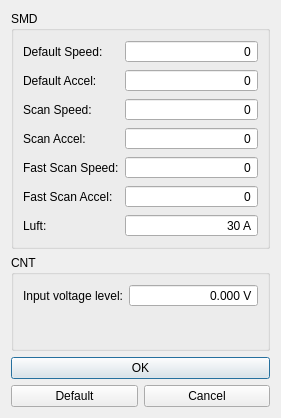
<?xml version="1.0" encoding="UTF-8"?>
<ui version="4.0">
 <class>ScanDialog</class>
 <widget class="QDialog" name="ScanDialog">
  <property name="windowModality">
   <enum>Qt::WindowModal</enum>
  </property>
  <property name="geometry">
   <rect>
    <x>0</x>
    <y>0</y>
    <width>281</width>
    <height>418</height>
   </rect>
  </property>
  <property name="windowTitle">
   <string>Scan profiles</string>
  </property>
  <layout class="QGridLayout" name="gridLayout">
   <item row="0" column="0" colspan="2">
    <widget class="QGroupBox" name="groupBox">
     <property name="title">
      <string>SMD</string>
     </property>
     <layout class="QFormLayout" name="formLayout">
      <item row="0" column="0">
       <widget class="QLabel" name="label">
        <property name="toolTip">
         <string>&lt;html&gt;&lt;head/&gt;&lt;body&gt;&lt;p&gt;steps/second&lt;/p&gt;&lt;/body&gt;&lt;/html&gt;</string>
        </property>
        <property name="text">
         <string>Default Speed:</string>
        </property>
       </widget>
      </item>
      <item row="0" column="1">
       <widget class="QSpinBox" name="sbDefSpeed">
        <property name="alignment">
         <set>Qt::AlignRight|Qt::AlignTrailing|Qt::AlignVCenter</set>
        </property>
        <property name="buttonSymbols">
         <enum>QAbstractSpinBox::NoButtons</enum>
        </property>
        <property name="suffix">
         <string/>
        </property>
        <property name="maximum">
         <number>2000</number>
        </property>
        <property name="singleStep">
         <number>100</number>
        </property>
       </widget>
      </item>
      <item row="1" column="0">
       <widget class="QLabel" name="label_2">
        <property name="toolTip">
         <string>&lt;html&gt;&lt;head/&gt;&lt;body&gt;&lt;p&gt;steps/second&lt;span style=&quot; vertical-align:super;&quot;&gt;2&lt;/span&gt;&lt;/p&gt;&lt;/body&gt;&lt;/html&gt;</string>
        </property>
        <property name="text">
         <string>Default Accel:</string>
        </property>
       </widget>
      </item>
      <item row="1" column="1">
       <widget class="QSpinBox" name="sbDefAccel">
        <property name="alignment">
         <set>Qt::AlignRight|Qt::AlignTrailing|Qt::AlignVCenter</set>
        </property>
        <property name="buttonSymbols">
         <enum>QAbstractSpinBox::NoButtons</enum>
        </property>
        <property name="suffix">
         <string/>
        </property>
        <property name="maximum">
         <number>1000</number>
        </property>
        <property name="singleStep">
         <number>100</number>
        </property>
       </widget>
      </item>
      <item row="2" column="0">
       <widget class="QLabel" name="label_25">
        <property name="toolTip">
         <string>&lt;html&gt;&lt;head/&gt;&lt;body&gt;&lt;p&gt;steps/second&lt;/p&gt;&lt;/body&gt;&lt;/html&gt;</string>
        </property>
        <property name="text">
         <string>Scan Speed:</string>
        </property>
       </widget>
      </item>
      <item row="2" column="1">
       <widget class="QSpinBox" name="sbScanSpeed">
        <property name="alignment">
         <set>Qt::AlignRight|Qt::AlignTrailing|Qt::AlignVCenter</set>
        </property>
        <property name="buttonSymbols">
         <enum>QAbstractSpinBox::NoButtons</enum>
        </property>
        <property name="suffix">
         <string/>
        </property>
        <property name="maximum">
         <number>2000</number>
        </property>
        <property name="singleStep">
         <number>100</number>
        </property>
       </widget>
      </item>
      <item row="3" column="0">
       <widget class="QLabel" name="label_24">
        <property name="toolTip">
         <string>&lt;html&gt;&lt;head/&gt;&lt;body&gt;&lt;p&gt;steps/second&lt;span style=&quot; vertical-align:super;&quot;&gt;2&lt;/span&gt;&lt;/p&gt;&lt;/body&gt;&lt;/html&gt;</string>
        </property>
        <property name="text">
         <string>Scan Accel:</string>
        </property>
       </widget>
      </item>
      <item row="3" column="1">
       <widget class="QSpinBox" name="sbScanAccel">
        <property name="alignment">
         <set>Qt::AlignRight|Qt::AlignTrailing|Qt::AlignVCenter</set>
        </property>
        <property name="buttonSymbols">
         <enum>QAbstractSpinBox::NoButtons</enum>
        </property>
        <property name="suffix">
         <string/>
        </property>
        <property name="maximum">
         <number>1000</number>
        </property>
        <property name="singleStep">
         <number>100</number>
        </property>
       </widget>
      </item>
      <item row="4" column="0">
       <widget class="QLabel" name="label_21">
        <property name="toolTip">
         <string>&lt;html&gt;&lt;head/&gt;&lt;body&gt;&lt;p&gt;steps/second&lt;/p&gt;&lt;/body&gt;&lt;/html&gt;</string>
        </property>
        <property name="text">
         <string>Fast Scan Speed:</string>
        </property>
       </widget>
      </item>
      <item row="4" column="1">
       <widget class="QSpinBox" name="sbFScanSpeed">
        <property name="alignment">
         <set>Qt::AlignRight|Qt::AlignTrailing|Qt::AlignVCenter</set>
        </property>
        <property name="buttonSymbols">
         <enum>QAbstractSpinBox::NoButtons</enum>
        </property>
        <property name="suffix">
         <string/>
        </property>
        <property name="maximum">
         <number>2000</number>
        </property>
        <property name="singleStep">
         <number>100</number>
        </property>
       </widget>
      </item>
      <item row="5" column="0">
       <widget class="QLabel" name="label_23">
        <property name="toolTip">
         <string>&lt;html&gt;&lt;head/&gt;&lt;body&gt;&lt;p&gt;steps/second&lt;span style=&quot; vertical-align:super;&quot;&gt;2&lt;/span&gt;&lt;/p&gt;&lt;/body&gt;&lt;/html&gt;</string>
        </property>
        <property name="text">
         <string>Fast Scan Accel:</string>
        </property>
       </widget>
      </item>
      <item row="5" column="1">
       <widget class="QSpinBox" name="sbFScanAccel">
        <property name="alignment">
         <set>Qt::AlignRight|Qt::AlignTrailing|Qt::AlignVCenter</set>
        </property>
        <property name="buttonSymbols">
         <enum>QAbstractSpinBox::NoButtons</enum>
        </property>
        <property name="suffix">
         <string/>
        </property>
        <property name="maximum">
         <number>1000</number>
        </property>
        <property name="singleStep">
         <number>100</number>
        </property>
       </widget>
      </item>
      <item row="6" column="0">
       <widget class="QLabel" name="label_7">
        <property name="text">
         <string>Luft:</string>
        </property>
       </widget>
      </item>
      <item row="6" column="1">
       <widget class="QSpinBox" name="sbLuft">
        <property name="alignment">
         <set>Qt::AlignRight|Qt::AlignTrailing|Qt::AlignVCenter</set>
        </property>
        <property name="buttonSymbols">
         <enum>QAbstractSpinBox::NoButtons</enum>
        </property>
        <property name="suffix">
         <string> A</string>
        </property>
        <property name="maximum">
         <number>1000</number>
        </property>
        <property name="singleStep">
         <number>5</number>
        </property>
        <property name="value">
         <number>30</number>
        </property>
       </widget>
      </item>
     </layout>
    </widget>
   </item>
   <item row="2" column="0" colspan="2">
    <widget class="QPushButton" name="pbOk">
     <property name="text">
      <string>OK</string>
     </property>
    </widget>
   </item>
   <item row="3" column="0">
    <widget class="QPushButton" name="pbDefault">
     <property name="text">
      <string>Default</string>
     </property>
    </widget>
   </item>
   <item row="3" column="1">
    <widget class="QPushButton" name="pbCancel">
     <property name="text">
      <string>Cancel</string>
     </property>
    </widget>
   </item>
   <item row="1" column="0" colspan="2">
    <widget class="QGroupBox" name="groupBox_2">
     <property name="title">
      <string>CNT</string>
     </property>
     <layout class="QFormLayout" name="formLayout_2">
      <item row="0" column="0">
       <widget class="QLabel" name="label_3">
        <property name="text">
         <string>Input voltage level:</string>
        </property>
       </widget>
      </item>
      <item row="0" column="1">
       <widget class="QDoubleSpinBox" name="sbDac">
        <property name="alignment">
         <set>Qt::AlignRight|Qt::AlignTrailing|Qt::AlignVCenter</set>
        </property>
        <property name="buttonSymbols">
         <enum>QAbstractSpinBox::NoButtons</enum>
        </property>
        <property name="suffix">
         <string> V</string>
        </property>
        <property name="decimals">
         <number>3</number>
        </property>
        <property name="minimum">
         <double>0.000000000000000</double>
        </property>
        <property name="maximum">
         <double>1.000000000000000</double>
        </property>
        <property name="singleStep">
         <double>0.100000000000000</double>
        </property>
       </widget>
      </item>
     </layout>
    </widget>
   </item>
  </layout>
 </widget>
 <resources/>
 <connections/>
</ui>
